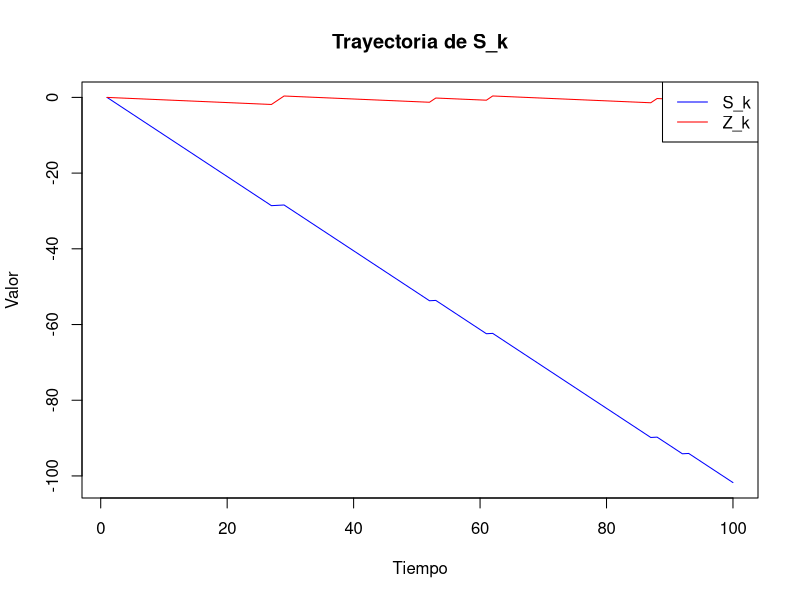
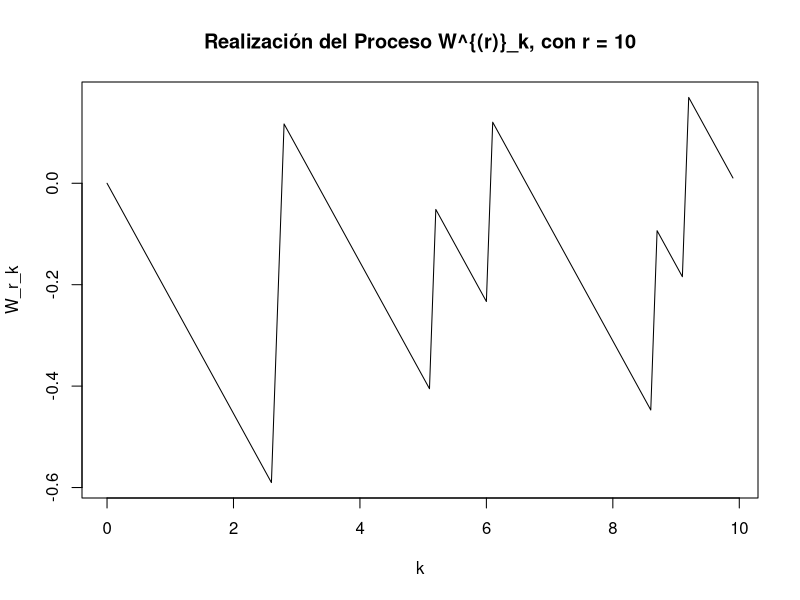
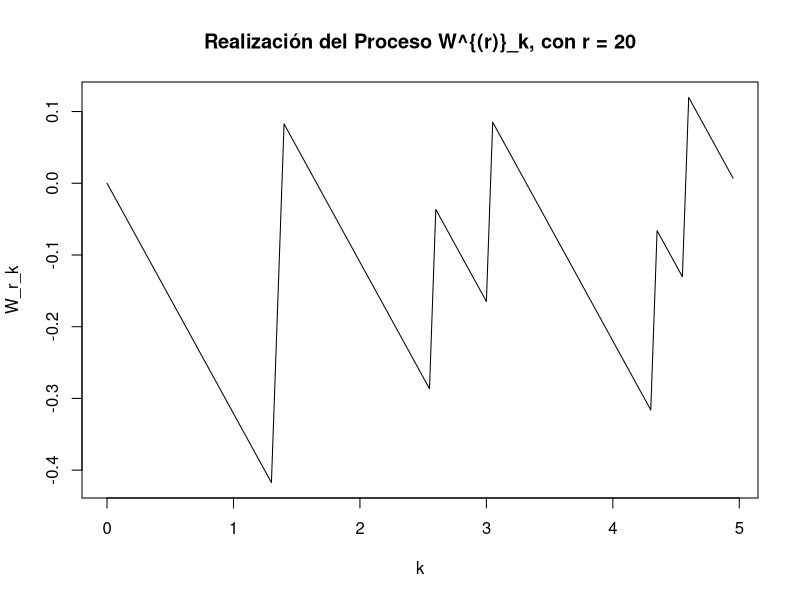
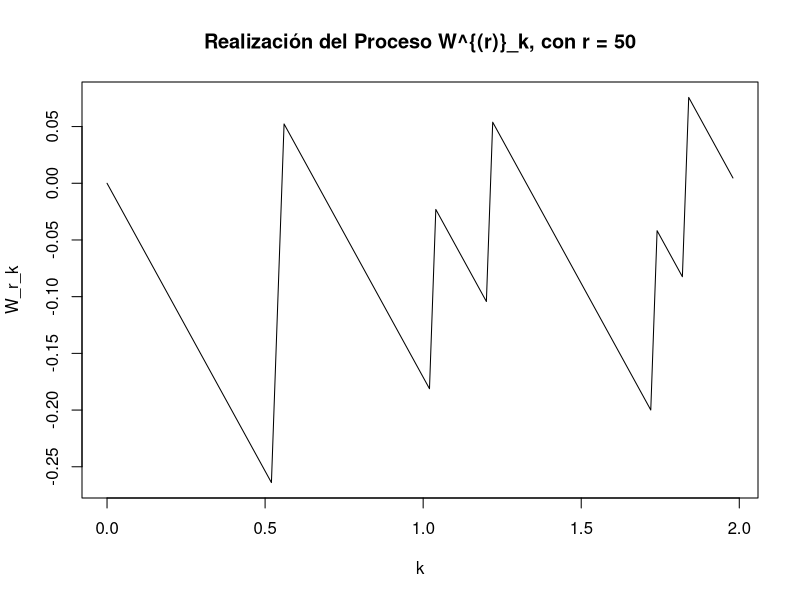
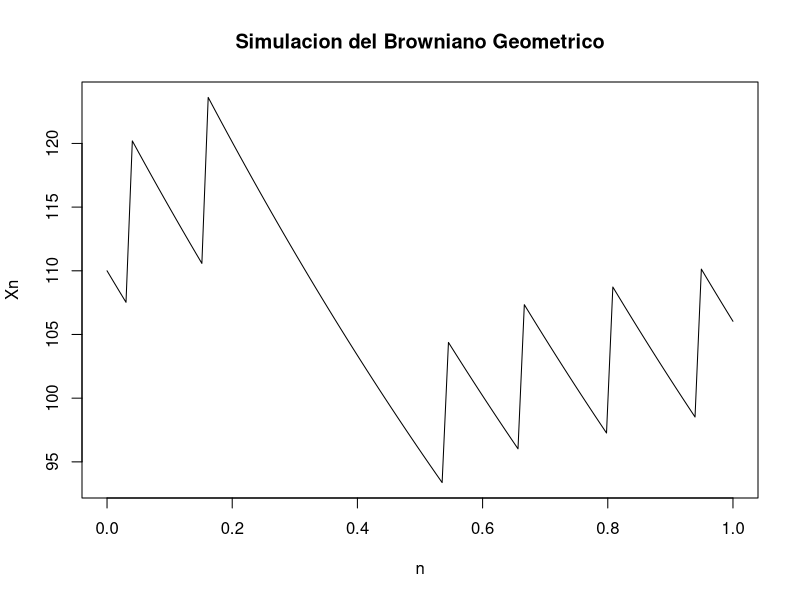
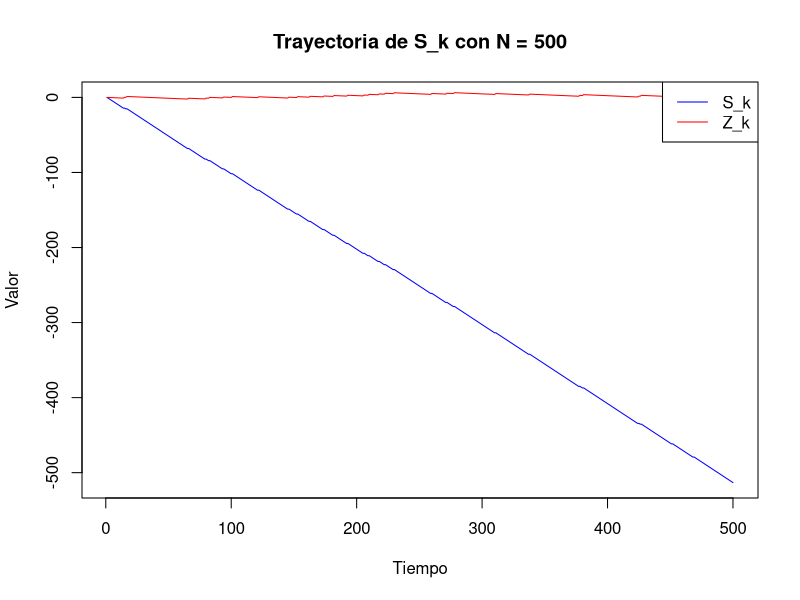
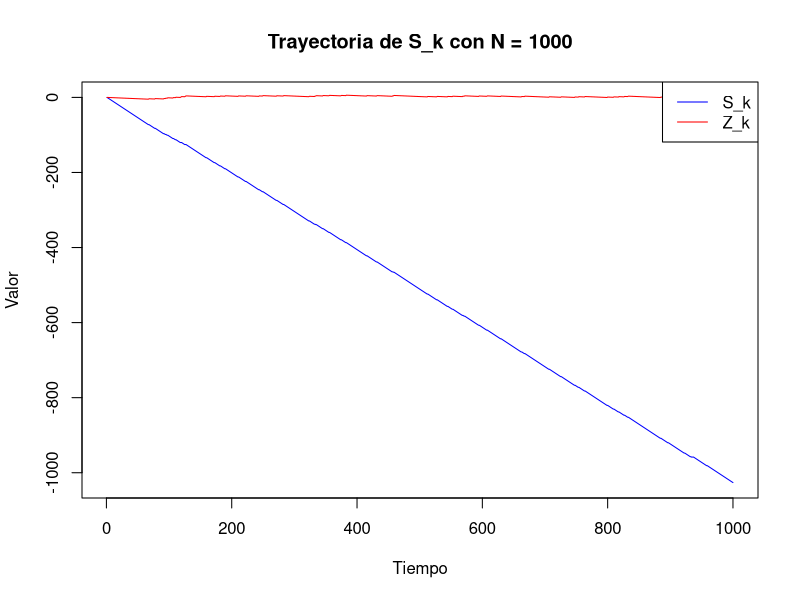
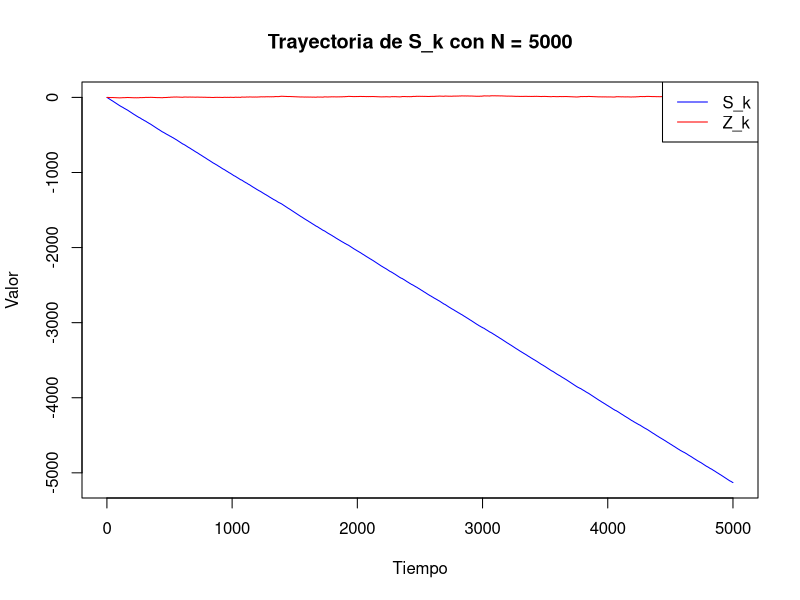

Write the R code that produced these figures, in order.
#Codigo de la tarea-exmane de procesos estocasticos, 
#codigo echo por: Fernando Alvaraado Palacios

#Limpiando la consola para poder trabajar mejor
rm(list = ls(all.names = TRUE))
gc()

#Librerias a usar
library(ggplot2) #Graficar
#set.seed(123) # Fijando la semilla

#Ejercicio 1

#a) Generando nuestra muestra aleatoria de nuestos datos

N_muestra = 100 #Tamaño de la muestra

p_estimada= 0.0603272 #Parametro obtenido en la parte teorica de nuestra muestra 

alpha = 0.04 #Parametro encontrado en la parte teorica que se usara a la hora de simular


#a) ------------------------------------------------------------------------
modelado_Xi = function(N,p){ #Haciendo el modelo de las variables X_i, como un tipo de dado cargado
  X = numeric(N) #Creando un vecotor de longitud N, para podeder meter las variables x_i
  for (i in 1:N){
    U = runif(1)
    if (U < p){ #comparadno con la relacion de p
      X[i] = 0.09
    }else{
      X[i] = -1.1
    }
  }
  return(X)
}



#Definiendo la funcion para generar nuestrar realizacion de S_k
Realizacion_S_k <- function(X) {#Funcion para calcular la realizacion de S_k, que es la suma de los valores de X_i
  N = length(X)
  S = numeric(N)
  S[1] = 0
  for (i in 2:N) {
    S[i] = S[i - 1] + X[i] #Sumando los valores de X_i
  }
  return(S)
}

# Función para calcular la realización de Z_k
Realizacion_Z_k <- function(X, p) {
  N = length(X)
  Z = numeric(N)
  S = Realizacion_S_k(X) #Haciendo las realizaciones de S_k, para poder hacer la realizacion de Z_k
  E = 0.09 * p + (-1.1) * (1 - p) # Esperanza de X_i, es lo que haces que nuestro porceso sea una martingala
  Z[1] = 0
  for (i in 2:N) {
    Z[i] = S[i] - E * (i - 1) # Ajuste de la martingala
  }
  return(Z)
}


# Obtener las trayectorias de S_k y Z_k
#Modelado de la muestras X_i 
X = modelado_Xi(N_muestra, p_estimada)
S_k = Realizacion_S_k(X)
Z_k = Realizacion_Z_k(X, p_estimada)

# Graficar las trayectorias
plot(S_k, type = "l", col = "blue", ylab = "Valor", xlab = "Tiempo", main = "Trayectoria de S_k")
lines(Z_k, type = "l", col = "red")
legend("topright", legend = c("S_k", "Z_k"), col = c("blue", "red"), lty = 1)




#b)  ---------------------------------------------Ahora vamos a graficar algunos brownianos ---------------------------------------------------
#Numero de repeticiones
r_b = c(10, 20, 50) #Repeticiones con las que vamos a calcular nuestras aproximaciones de brownianos brownianos

#Creando un arreglo para donde va a pertener k 
k_array <- function(N, r) {
  k = seq(0, (N-1)/r, by = 1/r) #Haciendo la secuencia de numeros con el que vamos a hacer la grafcia
  return(k)
}


#Primero vamos a crear el modelo de los W_r_k, y luego aplicarelos la interpolacion, para poder graficarlos

realizacion_W_r_k <- function(N, r, Z_k) {#Creando el modelo de los W_r_k, para un ciero intervalo 
  W_rk = numeric(N)
  for (i in 1:N) {
    W_rk[i] = 1 / sqrt(r) * Z_k[i]
  }
  return(W_rk)
}


# Graficar cada uno de los procesos  W_r_k para cada r en r_b
print(length(Z_k))
for (r in r_b) {
  W_r_k = realizacion_W_r_k(N_muestra, r, Z_k)
  k_points = k_array(N_muestra, r)
  print(length(k_points))
  
  plot(k_points, W_r_k, type = "l", col = "black", #Graficando los brownianos
       main = paste("Realización del Proceso W^{(r)}_k, con r =", r), 
       ylab = "W_r_k", xlab = "k")
}



#C) -----------------------Graficando el otro proceso simulando el browniano ----------------------------------------------------

k_modificado <- function(r) {
  # Generar una secuencia de puntos de tiempo dentro del intervalo [0, 1] con 'r' divisiones
  k = seq(0, 1, length.out = r)
  return(k)
}

realizacion_Brown <- function(N, r, p, a) {#Graficando nuestro modelo Browniano
    B = numeric(N)
    # Generamos la secuencia de puntos k dentro del intervalo [0, 1], donde todos midan lo mismo
    k = k_modificado(r)
    # Genarando las trayectorias de W_r_k utilizando realizacion_W_r_k
    Z_k = Realizacion_Z_k(modelado_Xi(N, p), p)
    W_rk = realizacion_W_r_k(N, r, Z_k)
    # Crear el movimiento Browniano geométrico `B`
    for (i in 1:N) {
        B[i] = 110 * exp(-a * k[i] + W_rk[i]) #Aplicndo la formula dada del browniano
    }
    
    return(B)
}

plot( k_modificado(100), realizacion_Brown(100, 100, p_estimada, alpha), type = "l", col="black", 
     main = "Simulacion del Browniano Geometrico", ylab="Xn", xlab="n")


#d), repitnedo los incisos anteriores usando diferetne valos de N

#repidiento los items con mas iteraciones 
N_muestras <- c(500, 1000, 5000) 

#Para la parte a) de los incisos

for (N in N_muestras) { #generalizando el codigo con mas iteraciones
  X = modelado_Xi(N, p_estimada)
  S_k = Realizacion_S_k(X)
  Z_k = Realizacion_Z_k(X, p_estimada)
  plot(S_k, type = "l", col = "blue", ylab = "Valor", xlab = "Tiempo", main = paste("Trayectoria de S_k con N =", N))
  lines(Z_k, type = "l", col = "red")
  legend("topright", legend = c("S_k", "Z_k"), col = c("blue", "red"), lty = 1)
}
mat <- matrix(c(50, 100, 250, 100, 200, 500, 500, 1000, 2500), nrow = 3, ncol = 3, byrow = TRUE)

#Para la parte b) de los incisos
for (i in 1:length(N_muestras)) {
  N <- N_muestras[i]
  
  for (j in 1:ncol(mat)) {
    r <- mat[i, j]
    
    # Generar la trayectoria W_r_k
    W_r_k <- realizacion_W_r_k(N, r, Z_k)
    
    # Generar los puntos de tiempo en el intervalo [0, 1]
    k_points <- k_array(N, r)
    
    # Asegúrate de que las longitudes de k_points y W_r_k sean iguales
      plot(k_points, W_r_k, type = "l", col = "red",
           main = paste("Realización del Proceso W^{(r)}_k, con r =", r, "y N =", N),
           ylab = "W_r_k", xlab = "k")
  }
}

#Para la parte c, donde simulamos el browniano_geometrico
for (N in N_muestras) {
    plot(k_modificado(N), realizacion_Brown(N, N, p_estimada, alpha), type = "l", col="black", 
         main = paste("Simulacion del Browniano Geometrico con N =", N, "y r =", r), ylab="Xn", xlab="n")
}

##Conclusiones
##Podemos observar que mientras mas vamos haciendo iteraciones, nuestro modelo se va hacercando mas a un movieminto browniano, geomtrico, como se esperaba en clase
##Tambien podemos observar que el ajuste en la S_k, que hace que sea martngala, provoca que la simulacion haga un linea recta, como se esperaba en la teoria
##Finalmente, podemos observar que el modelo de browniano geometrico, se ajusta a la formula dada en la teoria y lo que me sorprendio, fue que no necesitamos usar una normal 
##para aproxima el modelo.

#Ejercicio 2

sigma2 <- 2 * alpha # Varianza log-normal
sigma <- sqrt(sigma2) # Desviación estándar

# Simulando 100 variables lognormales(0, 2alpha)



accion_call <- function(X_i, alpha, sigma) {
  X_i <- rlnorm(100, meanlog = 0, sdlog = sigma) #Obteniendo las variables lognormales
  vec_precios <- numeric(length(X_i)) #Haciendo el vector donde iran los precios de las acciones
  for (i in 1:length(X_i)) {
    d <-  110 * X_i[i] - 113 #Formula dada en la teoria
    discounted_value <-    max(exp(-alpha * d), 0)        # e^(-alpha * (110 * X_i - 113)^{+})
    vec_precios[i] <- discounted_value
  }
  return(vec_precios)
}


print(sum(accion_call(X_i, alpha, sigma))/100)


# Definiendo la función para calcular el precio de una opción call según el teorema 112 de las notas vistas en clase
call_option_price <- function(x0, K, alpha, sigma, T) {
  d1 <- (log(x0 / K) + (alpha + (sigma^2) / 2) * T) / (sigma * sqrt(T)) #Caclulando d1
  d2 <- d1 - sigma * sqrt(T) #Calculando d2
  #Checando los valores de la Phi, para poder calcular el precio de la opcion
  Phi_d1 <- pnorm(d1) #Distribuciones dadas por R
  Phi_d2 <- pnorm(d2)
  # Formula del precio de la accion
  v0 <- x0 * Phi_d1 - exp(alpha * T) * K * Phi_d2
  return(v0)
}

# Parametros a introducir, para comparar con la simulacion anteriror
x0 <- 110    
K <- 113     
alpha <- 0.04 
sigma2 <- 2 * alpha 
sigma <- sqrt(sigma2)       

# Calcular el precio de la opción call
call_price <- call_option_price(x0, K, alpha, sigma, 1)

# Mostrar el precio de la opción
print(call_price)



#Comparando los precios, por el momento no son muy parecdios, pero ya no pude ver que salia mal con la simulacion, 
#fue un semestre muy pesado para mi, pero puro trabajo honesto 
























